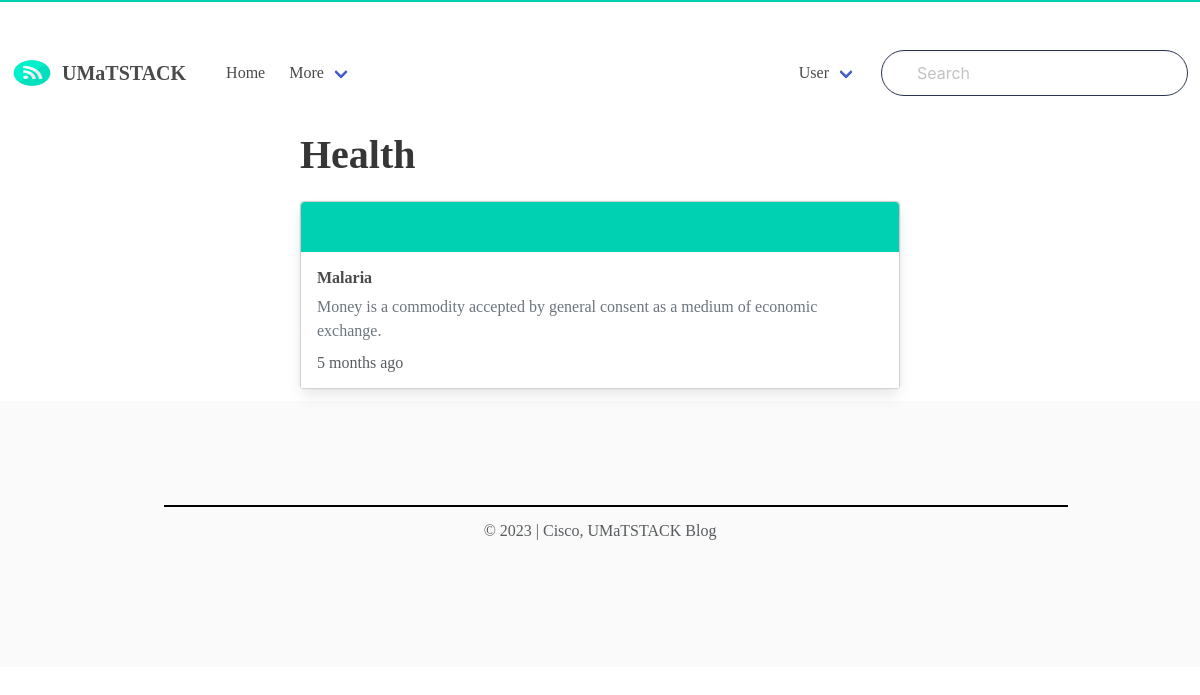
The app's page /health/ with its own data.
### blog/models.py (models this page shows, shortened)
class Post(models.Model):
    ACTIVE = 'active'
    DRAFT = 'draft'
    CHOICES_STATUS = (
        (ACTIVE, 'Active'),
        (DRAFT, 'Draft')
    )
    category = models.ForeignKey(Category, related_name='posts', on_delete=models.CASCADE)
    title = models.CharField(max_length=255)
    slug = models.SlugField()
    intro = RichTextField(max_length=400)
    body = RichTextUploadingField()
    author=models.CharField(max_length=100)
    created_at = models.DateTimeField(default=timezone.now)
    updated = models.DateTimeField(auto_now_add=True)
    status = models.CharField(max_length=10, choices=CHOICES_STATUS, default=ACTIVE)
    thumbnail=models. ImageField(upload_to='uploads/thumbnail')
    class Meta:
        ordering = ('-created_at',)

class Category(models.Model):
    title = models.CharField(max_length=255)
    slug = models.SlugField()
    class Meta:
        ordering = ('title',)
        verbose_name_plural = 'Categories'
    def __str__(self):
        return self.title

### blog/views.py (the view)
# urls.py: path('<slug:slug>/',category, name='category_detail'),
def category(request, slug):
    categorys = get_object_or_404(Category, slug=slug)
    posts = categorys.posts.filter(status=Post.ACTIVE)
    return render(request, 'main/category.html', {'categorys': categorys, 'posts': posts})

### templates/main/category.html (shortened to what this page needs)
{% extends 'layout/base.html' %}
{% block content %}
<div class="container">
    <div class="column is-8 is-offset-2">
    <div class="content is-medium">
{% for post in posts %}
        <h1>{{post.category}}</h1>
    </div>
{%endfor%}
<div class="card">
{% for post in posts %}
  <h5 class="card-header" style="background-color: #00d1b2; height:50px;"></h5>
  <div class="card-body">
    <h5 class="card-title"><b>{{post.title}}</b></h5>
    <a href="{% url 'post_detail' post.category.slug post.slug %}" class="link-secondary">
    <p class="card-text ">{{post.intro|safe}}</p>
    </a>
    <h2 class="text-muted" style="padding-top:10px;">{{ post.created_at|timesince }} ago</h2>
  </div>
</div>
{% empty %}
    <div class="content">
      <p>There is no posts in this category...</p>
        </div>
{% endfor %}
</div>
</div>
{% endblock %}

### static/ublog/css/account.css (style rules this page uses)
.card-header,.card-footer,.card-body { border: none; background-color: white; }
div { color: grey; }

### static/ublog/css/gen.css (style rules this page uses)
body { margin: 0 auto; border-top: 2px solid #00d1b2;; }
* { font-family: Georgia, serif; }

### records on screen
Post: category "Health", title "Malaria", intro "Money is a commodity accepted by general consent as a medium of economic exchange.", created_at "5 months"
